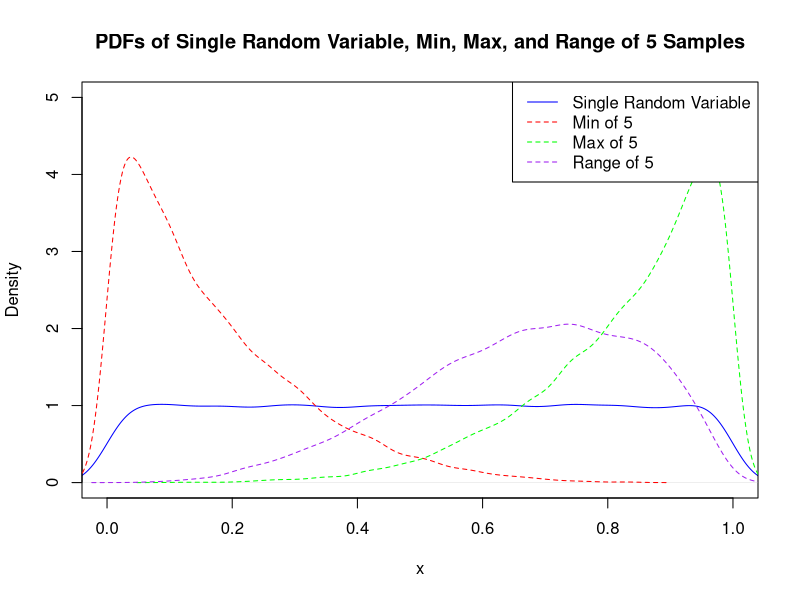

This figure's R source:
#Page 180

library(ggplot2)

set.seed(121)

n <- 5
num_samples <- 10000

samples <- matrix(runif(n * num_samples, min = 0, max = 1), nrow = num_samples, ncol = n)

single_vals <- as.vector(samples)
min_vals <- apply(samples, 1, min)
max_vals <- apply(samples, 1, max)
range_vals <- max_vals - min_vals

density_single <- density(single_vals)
density_min <- density(min_vals)
density_max <- density(max_vals)
density_range <- density(range_vals)

plot(density_single, col = "blue", xlim = c(0, 1), ylim = c(0, 5), xlab = "x", ylab = "Density",
     main = "PDFs of Single Random Variable, Min, Max, and Range of 5 Samples")
lines(density_min, col = "red", lty = 2)
lines(density_max, col = "green", lty = 2)
lines(density_range, col = "purple", lty = 2)
legend("topright", legend = c("Single Random Variable", "Min of 5", "Max of 5", "Range of 5"),
       col = c("blue", "red", "green", "purple"), lty = c(1, 2, 2, 2))
